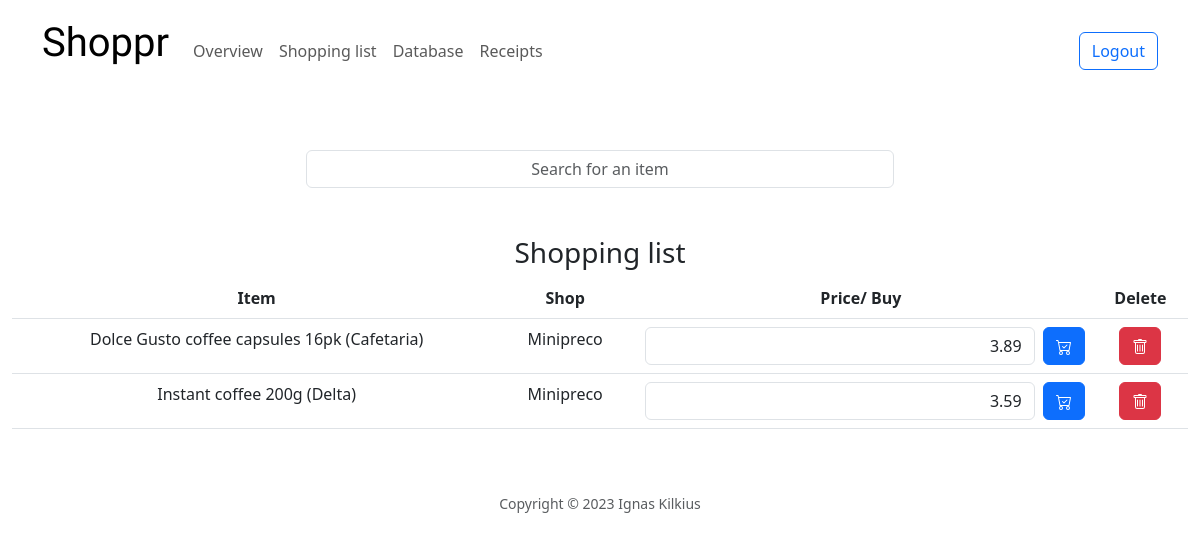
/shopping_list (signed in), run on the app's committed database.
### tables this page shows
CREATE TABLE shopping_list (
id INTEGER NOT NULL PRIMARY KEY,
user_id INTEGER NOT NULL,
product_id INTEGER NOT NULL);

CREATE TABLE products(
id INTEGER NOT NULL PRIMARY KEY,
name TEXT NOT NULL,
brand TEXT NOT NULL,
shop TEXT NOT NULL,
price INTEGER);

### app.py (the view)
@app.route("/shopping_list")
def shopping_list():
    user_id = session["user_id"]
    items = db.execute("SELECT products.id, products.price, products.name, products.brand, products.shop, shopping_list.id, shopping_list.product_id FROM products INNER JOIN shopping_list ON products.id=shopping_list.product_id WHERE user_id = ?", user_id)
    return render_template("shopping_list.html", items = items)

### templates/shopping_list.html (shortened to what this page needs)
{% extends "layout.html" %}
{% block body %}
<form action="/search">
    <input class="form-control mx-auto w-50 text-center" type="text" autocomplete="off" id="check_item" name="q" placeholder="Search for an item">
</form>
<h3 class="mt-5">Shopping list</h3>
<table class="table">
    <thead>
        <th class="w-30">Item</th>
        <th class="w-10">Shop</th>
        <th class="w-40">Price/ Buy</th>
        <th class="w-20">Delete</th>
    </thead>
    <tbody>
        {% for item in items %}
            <tr>
                <td>{{ item.name }} ({{ item.brand }})</td>
                <td>{{ item.shop }}</td>
                <td>
                    <form class="d-flex" action="/bought">
                        <input class="form-control mx-2 text-end" type="text" name="price_change" value='{{ "%.2f"|format(item.price) }}'>
                        <button type="submit" class="btn btn-primary"></button>
                    </form>
                </td>
                <td>
                    <form action="/remove">
                        <button type="submit" class="btn btn-danger"></button>
                    </form>
                </td>
            </tr>
        {% endfor %}
    </tbody>
</table>
{% endblock %}

### data on the page
shopping_list: name "Dolce Gusto coffee capsules 16pk", brand "Cafetaria", shop "Minipreco"
products: price_change "3.89"
shopping_list: name "Instant coffee 200g", brand "Delta", shop "Minipreco"
products: price_change "3.59"
